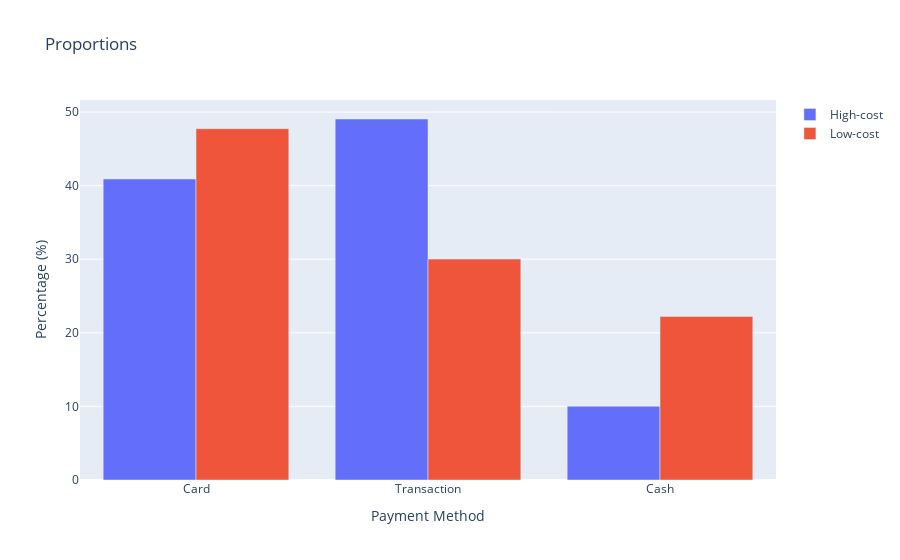

This figure's notebook cell:
### Markdown cell above
The Correlation

### Code cell
draw_correlation()

### Figure 1 — Plotly figure (JSON) as saved in the notebook; plotly's stock layout.template omitted (floating-point values rounded to 4 significant figures)
{"data": [{"name": "High-cost", "type": "bar", "width": 0.4, "x": ["Card", "Transaction", "Cash"], "y": [40.91, 49.06, 10.03]}, {"name": "Low-cost", "type": "bar", "width": 0.4, "x": ["Card", "Transaction", "Cash"], "y": [47.74, 30.03, 22.23]}], "layout": {"barmode": "group", "title": {"text": "Proportions"}, "xaxis": {"title": {"text": "Payment Method"}}, "yaxis": {"title": {"text": "Percentage (%)"}}}}
